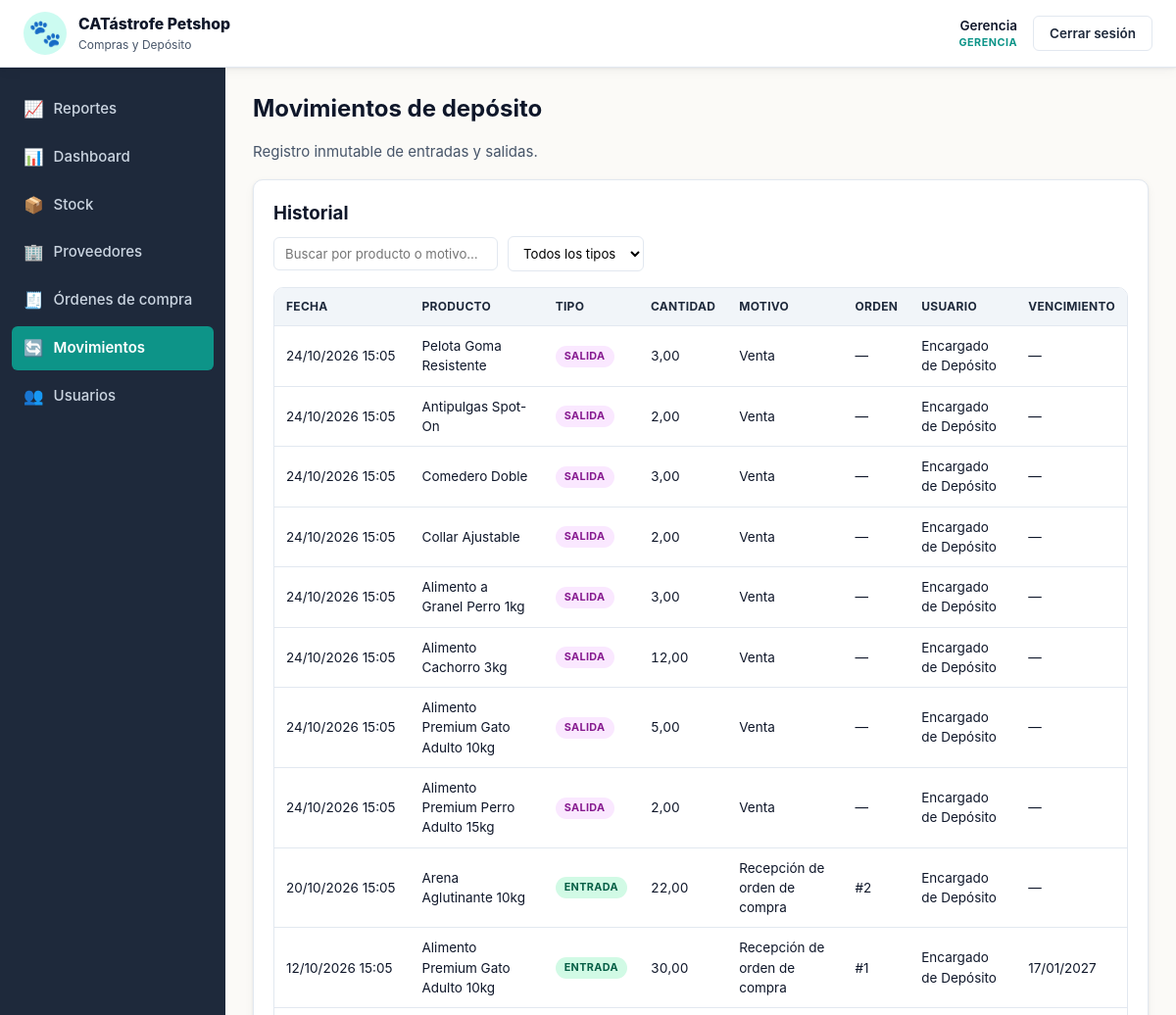
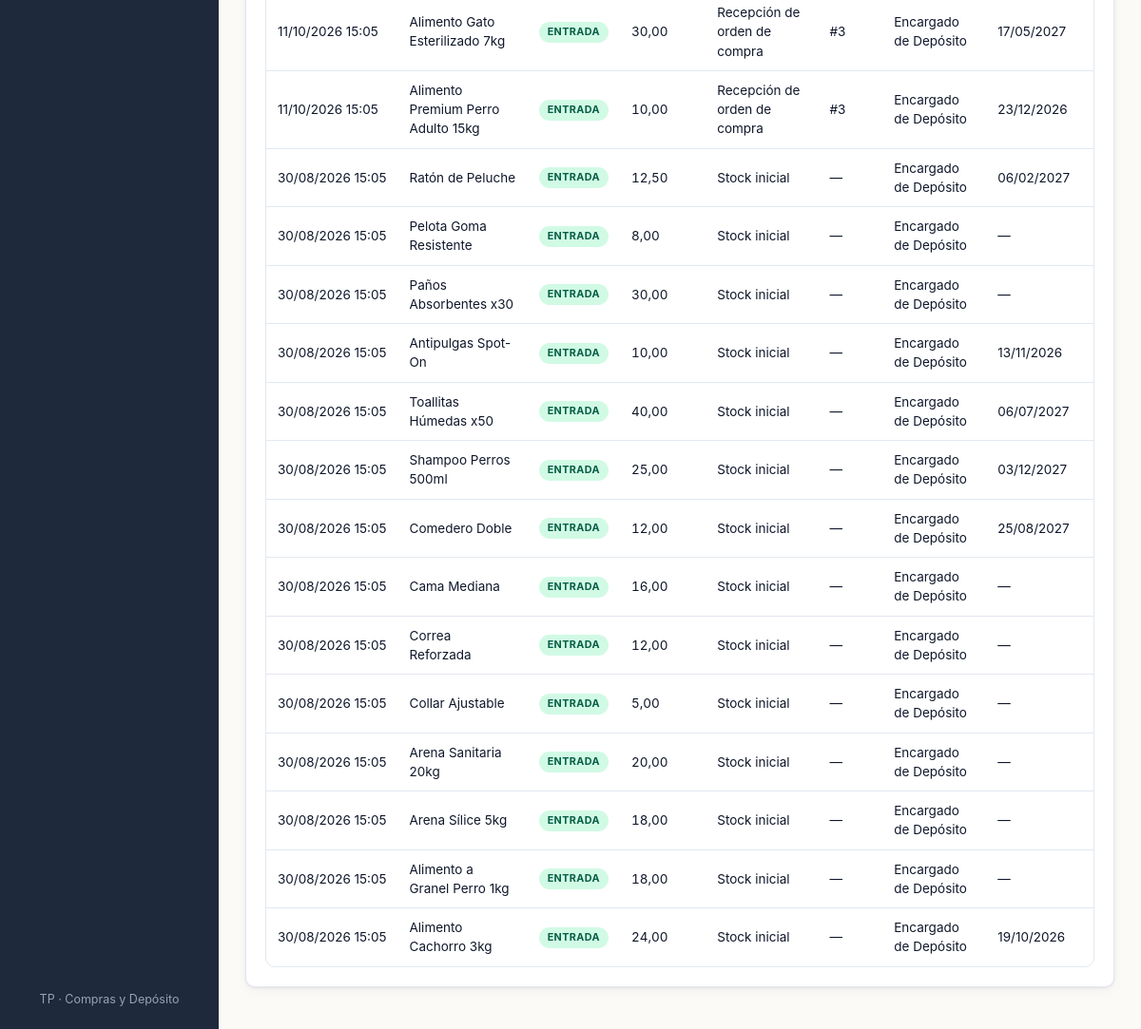
The page /views/movimientos.php (signed in) on the database as committed earlier (2 pictures, top to bottom).
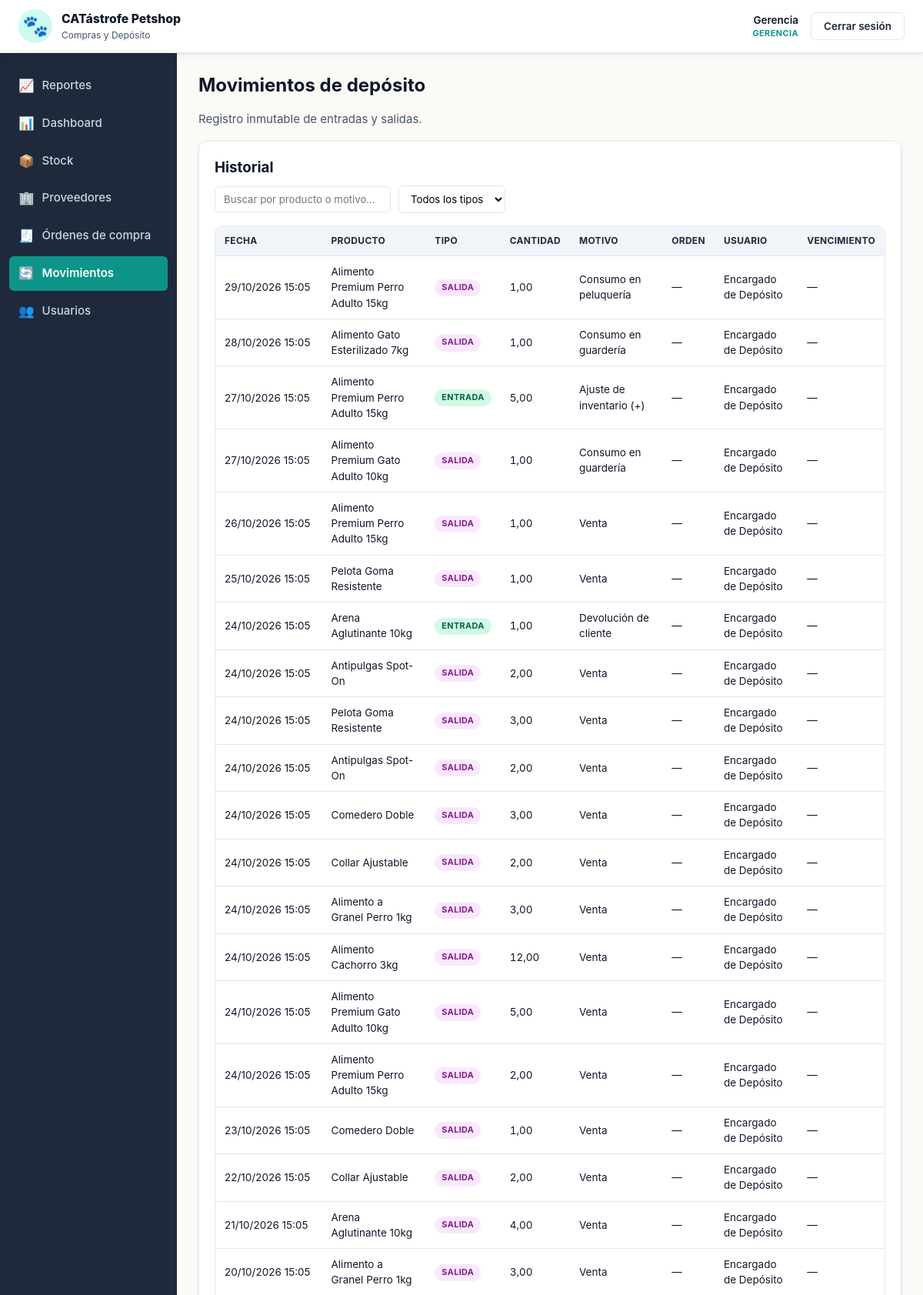
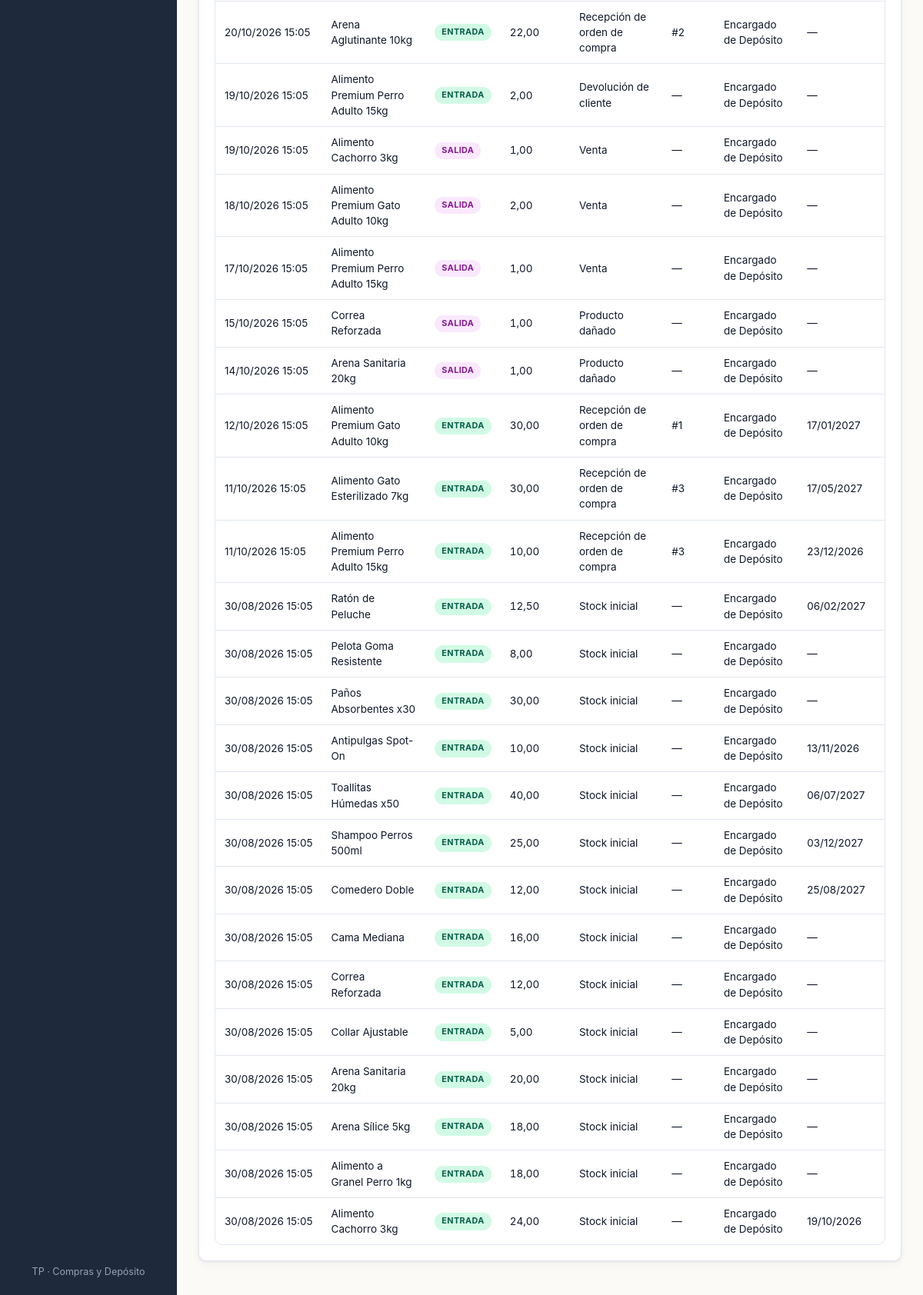
The same page on the database as committed later (2 pictures, top to bottom).
### tables this page shows
CREATE TABLE movimientos_deposito (
    id                 INT AUTO_INCREMENT PRIMARY KEY,
    producto_id        INT NOT NULL,
    usuario_id         INT NOT NULL,
    motivo_id          INT NOT NULL,
    orden_id           INT NULL,
    tipo               ENUM('entrada','salida') NOT NULL,
    cantidad           DECIMAL(10,2) NOT NULL,
    fecha_vencimiento  DATE NULL,
    fecha              DATETIME NOT NULL DEFAULT CURRENT_TIMESTAMP,
    CONSTRAINT fk_mov_prod  FOREIGN KEY (producto_id) REFERENCES productos(id)           ON DELETE RESTRICT,
    CONSTRAINT fk_mov_user  FOREIGN KEY (usuario_id)  REFERENCES usuarios(id)            ON DELETE RESTRICT,
    CONSTRAINT fk_mov_mot   FOREIGN KEY (motivo_id)   REFERENCES motivos_movimiento(id)  ON DELETE RESTRICT,
    CONSTRAINT fk_mov_orden FOREIGN KEY (orden_id)    REFERENCES ordenes_compra(id)      ON DELETE RESTRICT,
    CONSTRAINT chk_mov_cant CHECK (cantidad > 0)
);

CREATE TABLE productos (
    id              INT AUTO_INCREMENT PRIMARY KEY,
    categoria_id    INT NOT NULL,
    proveedor_id    INT NOT NULL,
    nombre          VARCHAR(120) NOT NULL,
    descripcion     TEXT,
    stock_actual    DECIMAL(10,2) NOT NULL DEFAULT 0,
    stock_minimo    DECIMAL(10,2) NOT NULL DEFAULT 0,
    stock_maximo    DECIMAL(10,2) NOT NULL DEFAULT 0,
    unidad_medida   VARCHAR(20) NOT NULL DEFAULT 'unidad',
    activo          TINYINT(1) NOT NULL DEFAULT 1,
    CONSTRAINT fk_prod_cat  FOREIGN KEY (categoria_id) REFERENCES categorias(id) ON DELETE RESTRICT,
    CONSTRAINT fk_prod_prov FOREIGN KEY (proveedor_id) REFERENCES proveedores(id) ON DELETE RESTRICT,
    CONSTRAINT chk_prod_stock_actual CHECK (stock_actual >= 0),
    CONSTRAINT chk_prod_stock_min    CHECK (stock_minimo >= 0),
    CONSTRAINT chk_prod_stock_max    CHECK (stock_maximo >= stock_minimo)
);

CREATE TABLE motivos_movimiento (
    id          INT AUTO_INCREMENT PRIMARY KEY,
    codigo      VARCHAR(40) NOT NULL UNIQUE,
    nombre      VARCHAR(120) NOT NULL,
    tipo        ENUM('entrada','salida') NOT NULL,
    es_sistema  TINYINT(1) NOT NULL DEFAULT 0
);

CREATE TABLE usuarios (
    id              INT AUTO_INCREMENT PRIMARY KEY,
    nombre          VARCHAR(100) NOT NULL,
    usuario         VARCHAR(50)  NOT NULL UNIQUE,
    password_hash   VARCHAR(255) NOT NULL,
    rol             ENUM('encargado','gerencia') NOT NULL DEFAULT 'encargado',
    activo          TINYINT(1) NOT NULL DEFAULT 1,
    fecha_creacion  DATETIME NOT NULL DEFAULT CURRENT_TIMESTAMP
);

CREATE TABLE ordenes_compra (
    id              INT AUTO_INCREMENT PRIMARY KEY,
    proveedor_id    INT NOT NULL,
    usuario_id      INT NOT NULL,
    estado          ENUM('pendiente','recibida','cancelada') NOT NULL DEFAULT 'pendiente',
    fecha_creacion  DATETIME NOT NULL DEFAULT CURRENT_TIMESTAMP,
    fecha_prometida DATE NOT NULL,
    fecha_recepcion DATETIME NULL,
    CONSTRAINT fk_ord_prov FOREIGN KEY (proveedor_id) REFERENCES proveedores(id) ON DELETE RESTRICT,
    CONSTRAINT fk_ord_user FOREIGN KEY (usuario_id)   REFERENCES usuarios(id)    ON DELETE RESTRICT
);

### includes/funciones.php (called while the page is built, shortened)
<?php
function e($v): string
{
    return htmlspecialchars((string)$v, ENT_QUOTES, 'UTF-8');
}

### views/movimientos.php (the view, shortened to what this page needs)
<?php
require_once __DIR__ . '/../config/db.php';
require_once __DIR__ . '/../includes/funciones.php';
$historial = $pdo->query(
    "SELECT m.*, p.nombre AS producto, u.nombre AS usuario, mo.nombre AS motivo,
            o.id AS orden_ref
     FROM movimientos_deposito m
     JOIN productos p ON p.id = m.producto_id
     JOIN usuarios u  ON u.id = m.usuario_id
     JOIN motivos_movimiento mo ON mo.id = m.motivo_id
     LEFT JOIN ordenes_compra o ON o.id = m.orden_id
     ORDER BY m.fecha DESC, m.id DESC
     LIMIT 200"
)->fetchAll();
require __DIR__ . '/../includes/header.php';
?>
<h1>Movimientos de depósito</h1>
<p class="muted mb-3">Registro inmutable de entradas y salidas.</p>
<div class="card">
    <h2>Historial</h2>
    <div data-filtros-container>
        <div class="filters">
            <input type="text" data-filtro="texto" placeholder="Buscar por producto o motivo…">
            <select data-filtro="tipo">
                <option value="">Todos los tipos</option>
            </select>
        </div>
        <div class="table-wrap">
            <table class="table" data-filtro-tabla>
                <thead>
                    <tr>
                        <th>Fecha</th><th>Producto</th><th>Tipo</th>
                        <th class="num">Cantidad</th><th>Motivo</th>
                        <th>Orden</th><th>Usuario</th><th>Vencimiento</th>
                    </tr>
                </thead>
                <tbody>
                <?php foreach ($historial as $mv): ?>
                    <tr data-nombre="<?= e($mv['producto'] . ' ' . $mv['motivo']) ?>" data-tipo="<?= e($mv['tipo']) ?>">
                        <td class="nowrap"><?= e(date('d/m/Y H:i', strtotime($mv['fecha']))) ?></td>
                        <td><?= e($mv['producto']) ?></td>
                        <td><span class="badge badge-<?= e($mv['tipo']) ?>"><?= e($mv['tipo']) ?></span></td>
                        <td class="num"><?= e(number_format((float)$mv['cantidad'], 2, ',', '.')) ?></td>
                        <td><?= e($mv['motivo']) ?></td>
                        <td><?= $mv['orden_ref'] ? '#' . (int)$mv['orden_ref'] : '—' ?></td>
                        <td><?= e($mv['usuario']) ?></td>
                        <td><?= $mv['fecha_vencimiento'] ? e(date('d/m/Y', strtotime($mv['fecha_vencimiento']))) : '—' ?></td>
                    </tr>
                <?php endforeach; ?>
                </tbody>
            </table>
        </div>
    </div>
</div>
<?php
require __DIR__ . '/../includes/footer.php';

### includes/sidebar.php (shortened to what this page needs)
<?php
$archivo_actual = basename($_SERVER['SCRIPT_NAME'] ?? '');
$es_gerencia    = ($_SESSION['rol'] ?? '') === 'gerencia';
$menu = [
    ['archivo' => 'dashboard.php',   'url' => BASE_URL . 'views/dashboard.php',   'label' => 'Dashboard',          'icon' => '📊'],
    ['archivo' => 'stock.php',       'url' => BASE_URL . 'views/stock.php',       'label' => 'Stock',              'icon' => '📦'],
    ['archivo' => 'proveedores.php', 'url' => BASE_URL . 'views/proveedores.php', 'label' => 'Proveedores',        'icon' => '🏢'],
    ['archivo' => 'ordenes.php',     'url' => BASE_URL . 'views/ordenes.php',     'label' => 'Órdenes de compra',  'icon' => '🧾'],
    ['archivo' => 'movimientos.php', 'url' => BASE_URL . 'views/movimientos.php', 'label' => 'Movimientos',        'icon' => '🔄'],
    ['archivo' => 'usuarios.php',    'url' => BASE_URL . 'views/usuarios.php',    'label' => 'Usuarios',           'icon' => '👥'],
];
$reportes = ['archivo' => 'reportes.php', 'url' => BASE_URL . 'views/reportes.php', 'label' => 'Reportes', 'icon' => '📈'];
$menu_final = $es_gerencia ? array_merge([$reportes], $menu) : array_merge($menu, [$reportes]);
?>
<aside class="sidebar">
    <nav>
        <?php foreach ($menu_final as $item):
            $active = ($archivo_actual === $item['archivo']);
        ?>
        <a href="<?= e($item['url']) ?>" class="nav-item<?= $active ? ' active' : '' ?>">
            <span class="nav-icon"><?= $item['icon'] ?></span>
            <span><?= e($item['label']) ?></span>
        </a>
        <?php endforeach; ?>
    </nav>
    <div class="sidebar-foot">
        <small>TP · Compras y Depósito</small>
    </div>
</aside>

Rows that differ between the two databases and show on the page:
added movimientos_deposito: fecha "29/10/2026 15:05", producto.nombre "Alimento Premium Perro Adulto 15kg", tipo "SALIDA", cantidad "1,00", motivo.nombre "Consumo en peluquería", usuario.nombre "Encargado de Depósito"
added movimientos_deposito: fecha "28/10/2026 15:05", producto.nombre "Alimento Gato Esterilizado 7kg", tipo "SALIDA", cantidad "1,00", motivo.nombre "Consumo en guardería", usuario.nombre "Encargado de Depósito"
added movimientos_deposito: fecha "27/10/2026 15:05", producto.nombre "Alimento Premium Perro Adulto 15kg", tipo "ENTRADA", cantidad "5,00", motivo.nombre "Ajuste de inventario (+)", usuario.nombre "Encargado de Depósito"
added movimientos_deposito: fecha "27/10/2026 15:05", producto.nombre "Alimento Premium Gato Adulto 10kg", tipo "SALIDA", cantidad "1,00", motivo.nombre "Consumo en guardería", usuario.nombre "Encargado de Depósito"
added movimientos_deposito: fecha "26/10/2026 15:05", producto.nombre "Alimento Premium Perro Adulto 15kg", tipo "SALIDA", cantidad "1,00", motivo.nombre "Venta", usuario.nombre "Encargado de Depósito"
added movimientos_deposito: fecha "25/10/2026 15:05", producto.nombre "Pelota Goma Resistente", tipo "SALIDA", cantidad "1,00", motivo.nombre "Venta", usuario.nombre "Encargado de Depósito"
added movimientos_deposito: fecha "24/10/2026 15:05", producto.nombre "Arena Aglutinante 10kg", tipo "ENTRADA", cantidad "1,00", motivo.nombre "Devolución de cliente", usuario.nombre "Encargado de Depósito"
added movimientos_deposito: fecha "24/10/2026 15:05", producto.nombre "Antipulgas Spot-On", tipo "SALIDA", cantidad "2,00", motivo.nombre "Venta", usuario.nombre "Encargado de Depósito"
added movimientos_deposito: fecha "23/10/2026 15:05", producto.nombre "Comedero Doble", tipo "SALIDA", cantidad "1,00", motivo.nombre "Venta", usuario.nombre "Encargado de Depósito"
added movimientos_deposito: fecha "22/10/2026 15:05", producto.nombre "Collar Ajustable", tipo "SALIDA", cantidad "2,00", motivo.nombre "Venta", usuario.nombre "Encargado de Depósito"
added movimientos_deposito: fecha "21/10/2026 15:05", producto.nombre "Arena Aglutinante 10kg", tipo "SALIDA", cantidad "4,00", motivo.nombre "Venta", usuario.nombre "Encargado de Depósito"
added movimientos_deposito: fecha "20/10/2026 15:05", producto.nombre "Alimento a Granel Perro 1kg", tipo "SALIDA", cantidad "3,00", motivo.nombre "Venta", usuario.nombre "Encargado de Depósito"
added movimientos_deposito: fecha "19/10/2026 15:05", producto.nombre "Alimento Premium Perro Adulto 15kg", tipo "ENTRADA", cantidad "2,00", motivo.nombre "Devolución de cliente", usuario.nombre "Encargado de Depósito"
added movimientos_deposito: fecha "19/10/2026 15:05", producto.nombre "Alimento Cachorro 3kg", tipo "SALIDA", cantidad "1,00", motivo.nombre "Venta", usuario.nombre "Encargado de Depósito"
added movimientos_deposito: fecha "18/10/2026 15:05", producto.nombre "Alimento Premium Gato Adulto 10kg", tipo "SALIDA", cantidad "2,00", motivo.nombre "Venta", usuario.nombre "Encargado de Depósito"
added movimientos_deposito: fecha "17/10/2026 15:05", producto.nombre "Alimento Premium Perro Adulto 15kg", tipo "SALIDA", cantidad "1,00", motivo.nombre "Venta", usuario.nombre "Encargado de Depósito"
added movimientos_deposito: fecha "15/10/2026 15:05", producto.nombre "Correa Reforzada", tipo "SALIDA", cantidad "1,00", motivo.nombre "Producto dañado", usuario.nombre "Encargado de Depósito"
added movimientos_deposito: fecha "14/10/2026 15:05", producto.nombre "Arena Sanitaria 20kg", tipo "SALIDA", cantidad "1,00", motivo.nombre "Producto dañado", usuario.nombre "Encargado de Depósito"
